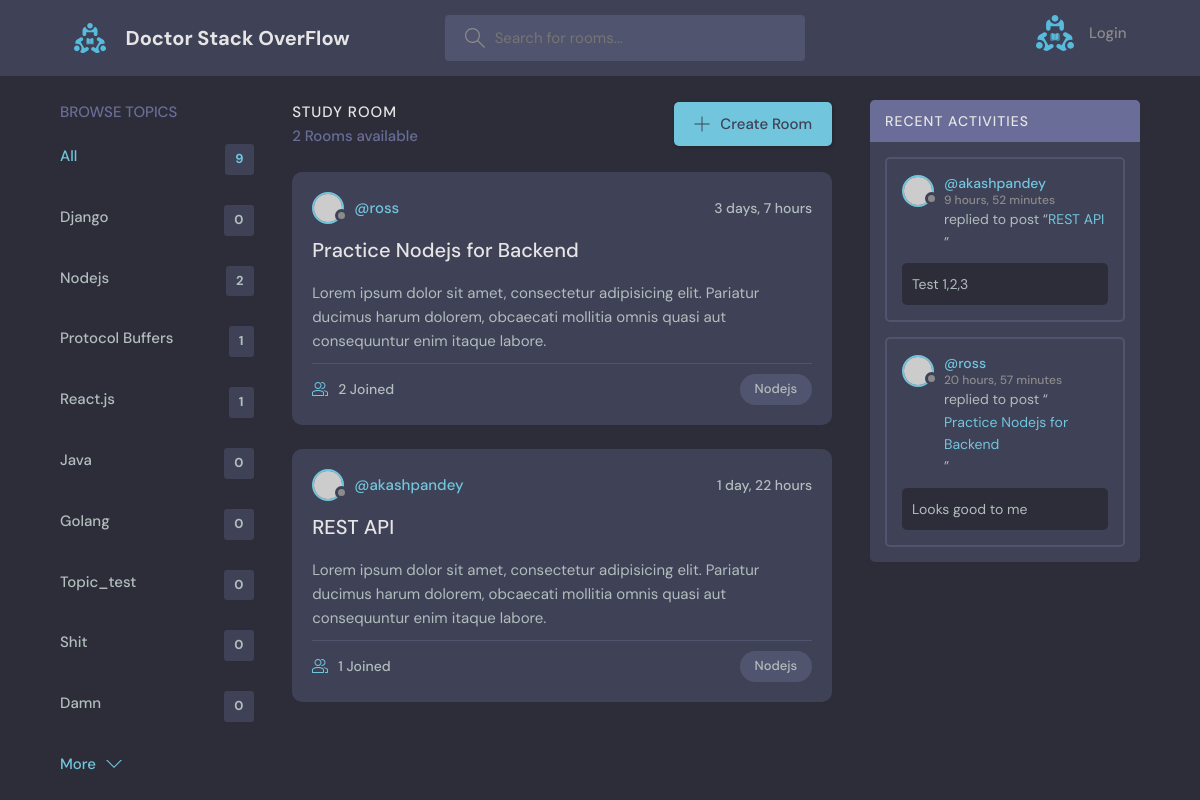
Screenshot of /?q=Nodejs with the database file from the repository.
### base/models.py (models this page shows, shortened)
class Topic(models.Model):
    name = models.CharField(max_length=200)

class Room(models.Model):
    host = models.ForeignKey(User, on_delete=models.SET_NULL, null=True)
    topic = models.ForeignKey(Topic, on_delete=models.SET_NULL, null=True)
    name = models.CharField(max_length=200)
    description = models.TextField(null=True, blank=True)
    participants = models.ManyToManyField(
        User, related_name='participants', blank=True)
    updated_at = models.DateTimeField(auto_now=True)
    created_at = models.DateTimeField(auto_now_add=True)
    class Meta:
        ordering = ['-updated_at', '-created_at']
    def __str__(self):
        return self.name

class Message(models.Model):
    user = models.ForeignKey(User, on_delete=models.CASCADE)
    room = models.ForeignKey(Room, on_delete=models.CASCADE)
    body = models.TextField()
    updated_at = models.DateTimeField(auto_now=True)
    created_at = models.DateTimeField(auto_now_add=True)
    class Meta:
        ordering = ['-updated_at', '-created_at']
    def __str__(self):
        return self.body[0:50]

### base/views.py (the view)
# urls.py: path('', views.home, name='home'),
def home(request):
    q = request.GET.get('q') if request.GET.get('q') != None else ''
    rooms = Room.objects.filter(Q(topic__name__icontains=q) |
                                Q(name__icontains=q) |
                                Q(description__icontains=q)
                                )
    topics = Topic.objects.all()
    count = rooms.count()
    conversations = Message.objects.filter(Q(room__topic__name__icontains=q))
    print(conversations)
    context = {'rooms': rooms, 'topics': topics,
               "count": count, "conversations": conversations}
    return render(request, 'base/home.html', context)

### base/templates/base/home.html (shortened to what this page needs)
{%extends 'main.html' %}
{%block content%}
    <main class="layout layout--3">
      <div class="container">
        {%include 'base/topics_component.html' %}
        <div class="roomList">
          <div class="roomList__header">
            <div>
              <h2>Study Room</h2>
              <p>{{rooms.count}} Rooms available</p>
            </div>
            <a class="btn btn--main" href='{% url 'create-room' %}'>
              <svg version="1.1" xmlns="http://www.w3.org/2000/svg" width="32" height="32" viewBox="0 0 32 32">
                <title>add</title>
                <path
                  d="M16.943 0.943h-1.885v14.115h-14.115v1.885h14.115v14.115h1.885v-14.115h14.115v-1.885h-14.115v-14.115z"
                ></path>
              </svg>
              Create Room
            </a>
          </div>
          {%include 'base/feed_component.html' %}
        </div>
        {%include 'base/activity_component.html' %}
      </div>
    </main>
    {%endblock content%}

### base/templates/base/topics_component.html
<div class="topics">
    <div class="topics__header">
      <h2>Browse Topics</h2>
    </div>
    <ul class="topics__list">
      <li>
        <a href="{%url 'home' %}" class="active">All <span>{{topics.count}}</span></a>
      </li>
      {% for topic in topics%}
      <li>
        <a href="{% url 'home' %}?q={{topic.name}}">{{topic.name}} <span>{{topic.room_set.all.count}}</span></a>
      </li>
      {% endfor %}
    </ul>
    <a class="btn btn--link" href="topics.html">
      More
      <svg version="1.1" xmlns="http://www.w3.org/2000/svg" width="32" height="32" viewBox="0 0 32 32">
        <title>chevron-down</title>
        <path d="M16 21l-13-13h-3l16 16 16-16h-3l-13 13z"></path>
      </svg>
    </a>
  </div>

### base/templates/base/feed_component.html (shortened to what this page needs)
{% for room in rooms%}
<div class="roomListRoom">
    <div class="roomListRoom__header">
      <a href="{% url 'user-profile' room.host.id %}" class="roomListRoom__author">
        <div class="avatar avatar--small">
          <img src="https://randomuser.me/api/portraits/women/11.jpg" />
        </div>
        <span>@{{room.host.username}}</span>
      </a>
      <div class="roomListRoom__actions">
        <span>{{room.created_at|timesince}}</span>
      </div>
    </div>
    <div class="roomListRoom__content">
      <a href="{%url 'room' room.id %}">{{room.name}}</a>
      <p>
        Lorem ipsum dolor sit amet, consectetur adipisicing elit. Pariatur ducimus harum dolorem, obcaecati
        mollitia omnis quasi aut consequuntur enim itaque labore.
      </p>
    </div>
    <div class="roomListRoom__meta">
      <a href="{%url 'room' room.id %}" class="roomListRoom__joined">
        {{room.participants.all.count}} Joined
      </a>
      <p class="roomListRoom__topic">{{room.topic.name}}</p>
    </div>
  </div>
{% endfor %}

### base/templates/base/activity_component.html (shortened to what this page needs)
            <div class="activities">
                <div class="activities__header">
                  <h2>Recent Activities</h2>
                </div>
                {% for c in conversations %}
                <div class="activities__box">
                  <div class="activities__boxHeader roomListRoom__header">
                    <a href="{%url 'user-profile' c.user.id%}" class="roomListRoom__author">
                      <div class="avatar avatar--small">
                        <img src="https://randomuser.me/api/portraits/women/11.jpg" />
                      </div>
                      <p>
                        @{{c.user}}
                        <span>{{c.created_at|timesince}}</span>
                      </p>
                    </a>
                  </div>
                  <div class="activities__boxContent">
                    <p>replied to post “<a href="{%url 'room' c.room.id %}">{{c.room}}</a>”</p>
                    <div class="activities__boxRoomContent">
                     {{c.body}}
                    </div>
                  </div>
                </div>
                {% endfor %}
              </div>

### rows the page displays
Topic: name "Django", room_set.all.count "0"
Topic: name "Nodejs", room_set.all.count "2"
Topic: name "Protocol Buffers", room_set.all.count "1"
Topic: name "React.js", room_set.all.count "1"
Topic: name "Java", room_set.all.count "0"
Topic: name "Golang", room_set.all.count "0"
Topic: name "Topic_test", room_set.all.count "0"
Topic: name "Shit", room_set.all.count "0"
Topic: name "Damn", room_set.all.count "0"
Room: host.username "ross", created_at "3 days, 7 hours", name "Practice Nodejs for Backend", participants.all.count "2", topic.name "Nodejs"
Room: host.username "akashpandey", created_at "1 day, 22 hours", name "REST API", participants.all.count "1", topic.name "Nodejs"
Message: user "akashpandey", created_at "9 hours, 52 minutes", room "REST API", body "Test 1,2,3"
Message: user "ross", created_at "20 hours, 57 minutes", room "Practice Nodejs for Backend", body "Looks good to me"

### other values shown
{{ topics.count }} "9"
{{ rooms.count }} "2"
